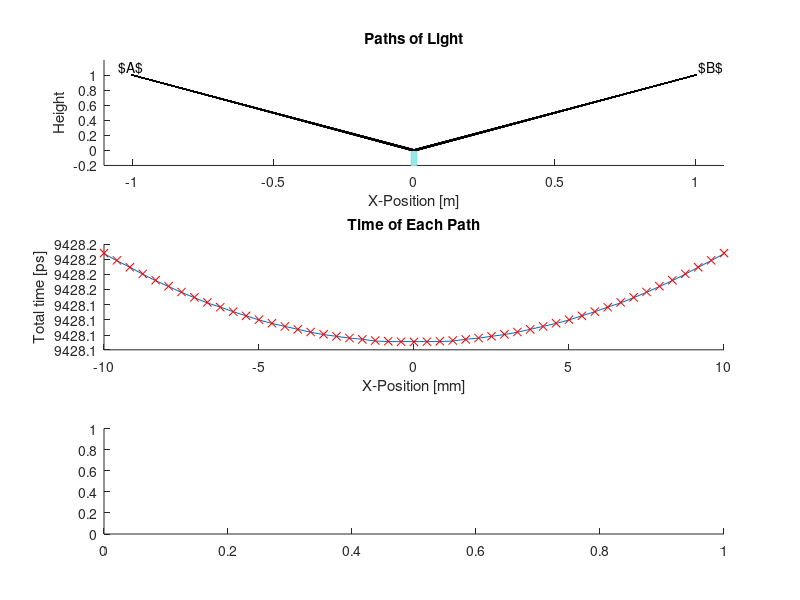

Source code (MATLAB): (Note: this script raises an error after producing the figure.)
% This script generates the probability for the case of a 2D plane mirror
% and shows that the contributions from the middle are the most important.

close all; clear; clc

% Select the mode for the script:
% Prompt user to select the mode
% Define the options for the dialog
options = {"Realistic Mode", "Demonstration Mode"};

% Create the list dialog
[selectedIndex, tf] = listdlg('ListString', options, ...
    'SelectionMode', 'single', ...
    'PromptString', 'Select a mode:', ...
    'Name', 'Mode Selection', ...
    'ListSize', [160, 100]);

% Check if the user made a selection
if tf
    selectedMode = options{selectedIndex};
    fprintf('You selected: %s\n', selectedMode);

    options = {"Low Fidelity (Ray Trace Plot)", "High Fidelity (Vector Plot Only)"};

    [selectedFidelity, tf] = listdlg('ListString', options, ...
        'SelectionMode', 'single', ...
        'PromptString', 'Select a mode:', ...
        'Name', 'Mode Selection', ...
        'ListSize', [160, 100]);

    if tf
        selectedFidelity = options{selectedFidelity};
        fprintf('You selected: %s\n', selectedMode);
    else
        disp('No selection made, reverting to Demonstration Mode at low fidelity');

        selectedMode = "Demonstration Mode";
        selectedFidelity = "Low Fidelity (Ray Trace Plot)";
    end
else
    disp('No selection made, reverting to Demonstration Mode at low fidelity');

    selectedMode = "Demonstration Mode";
    selectedFidelity = "Low Fidelity (Ray Trace Plot)";
end



if strcmp(selectedMode, "Realistic Mode")

    width = 0.01;
    height = 1;
    if strcmp(selectedFidelity,"Low Fidelity (Ray Trace Plot)")
        n = 49; % number of mirror subdivisions
    else
        n = 300;
    end

else
    width = 1.5;
    height = 1;
    if strcmp(selectedFidelity,"Low Fidelity (Ray Trace Plot)")
        n = 13; % number of mirror subdivisions
    else
        n = 100;
    end
end

% turn the ray trace plot on and off based on the number of subdivisions of
% the mirror
if n > 50
    rayTrace = 0;
else
    rayTrace = 1;
end

% Generate a mirror base and divide it into n components
mirrorBase = linspace(-width, width, n); % Create a linear space for the mirror base


ptLoc = 1;
pointA = [-ptLoc, height];
pointB = [ptLoc,height];


% Generate paths for each ray:

% Calculate the reflection paths for each subdivision of the mirror
for idx = 1:n
    % calculate the position of the reflection point
    reflectionPoint(idx,:) = [mirrorBase(idx), 0]; % Ray hits the mirror at the base

    % calculate the length of the first section

    xLen1(idx) = abs(pointA(1) - reflectionPoint(idx,1));
    yLen(idx) = height;
    Len1 = [xLen1;yLen];


    % calculate the length of the second section
    xLen2(idx) = abs(pointB(1) - reflectionPoint(idx,1));
    Len2 = [xLen2;yLen];
end

length1 = vecnorm(Len1,2);
length2 = vecnorm(Len2,2);


length = length1+length2;

% associate a rotation with each length. The magnitude is 1 and the phase
% is given by the time.


if strcmp(selectedMode, "Realistic Mode")
    % generate a realistic beam of monochromatic 550nm light
    time = length / 3e8;
    freq = 5.4e14;
    vectors = exp(1i*time*freq);
else
    vectors = exp(1i*length*7);
end


% set the origin for each vector:
% the first should start at zero
X = 0;
Y = 0;
ReVec = real(vectors);
ImVec = imag(vectors);

for idx = 2:n
    % The start of the vector is the current length plus the sum of last lengths
    X(idx) = ReVec(idx-1) + X(idx-1);
    Y(idx) = ImVec(idx-1) + Y(idx-1);
end

xTot = X(idx) + ReVec(idx);
yTot = Y(idx) + ImVec(idx);


if rayTrace == 1
    figure(1)


    % subplot 1, show the figure
    subplot(3,1,1)
    title("Paths of Light")
    hold on
    % plot the mirror base
    rectangle('Position',[-width -.2 width*2 0.2], 'FaceColor', [.6 .9 .9], 'EdgeColor', [.5 .9 .9])

    % plot point A
    plot(pointA(1),pointA(2), '.', 'Color', 'k')
    text(pointA(1)-.05,pointA(2)+0.1,'$A$')

    % plot point B
    plot(pointB(1),pointB(2), '.', 'Color', 'k')
    text(pointB(1)+0.01,pointB(2)+0.1,'$B$')

    % plot each ray

    for idx = 1:n
        % Plot the incoming and reflected rays
        plot([pointA(1), reflectionPoint(idx,1)], [pointA(2), reflectionPoint(idx ,2)], 'k-');
        plot([reflectionPoint(idx,1), pointB(2)], [reflectionPoint(idx,2),pointB(2)], 'k-');
    end
    hold off

    xlabel('X-Position [m]')
    ylabel('Height')

    xlims = max(1.1*width,1.1*ptLoc);

    xlim([-xlims,xlims])
    ylim([-.2,height + 0.2])

    % subplot 2, show the time

    if strcmp(selectedMode, "Realistic Mode")
        subplot(3,1,2)
        title("Time of Each Path")
        hold on
        plot(reflectionPoint(:,1)*1e3, time*1e12)
        plot(reflectionPoint(:,1)*1e3, time*1e12, 'rx')
        xlabel('X-Position [mm]')
        ylabel('Total time [ps]')
        xl = xlim;

        subplot(3,1,3)
        quiver(reflectionPoint(:,1)*1e3, zeros(1,n),real(vectors),imag(vectors), .1)
        xlim(xl)
        axis equal
        axis tight
        grid off
        box off
        axis off
    else
        subplot(3,1,2)
        title("Length of Each Path")
        hold on
        plot(reflectionPoint(:,1), length)
        plot(reflectionPoint(:,1), length, 'rx')
        xlabel('X-Position')
        ylabel('Total length [m]')
        xl = xlim;

        subplot(3,1,3)
        quiver(reflectionPoint(:,1)*1e3, zeros(1,n),real(vectors),imag(vectors), .1)
        xlim(xl)
        axis equal
        axis tight
        grid off
        box off
        axis off
    end


    % Plot the resulting vectors for each one:
end

figure(2)

hold on
quiver(X,Y,real(vectors),imag(vectors), "off")
quiver(0,0,xTot,yTot,'off')
title("Vector Sum of Components")
axis equal
grid off
box off
axis off
